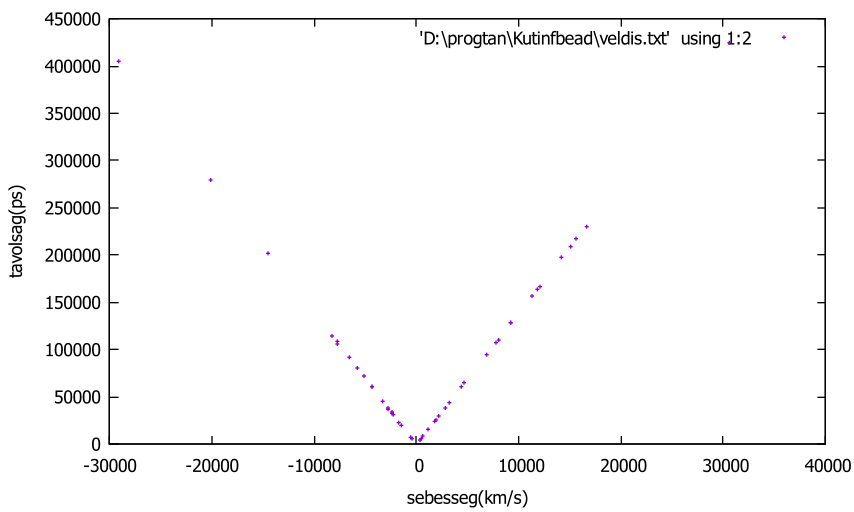

The script that saved this image:
set term svg size 800, 600
set output "plot.svg"
set xrange [-30000:40000]
set yrange [0:450000]
set xlabel "sebesseg(km/s)"
set ylabel "tavolsag(ps)"
plot 'veldis.txt'  using 1:2 w points ps 0.5